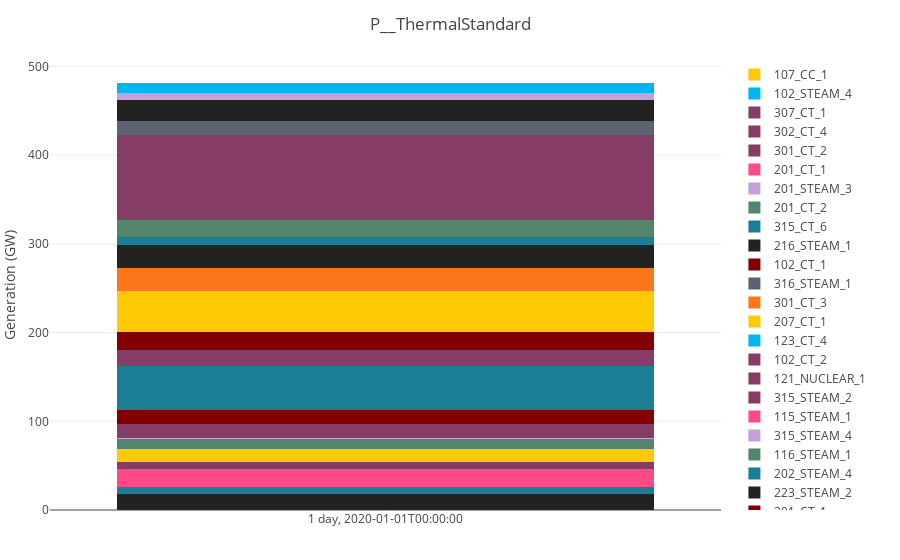
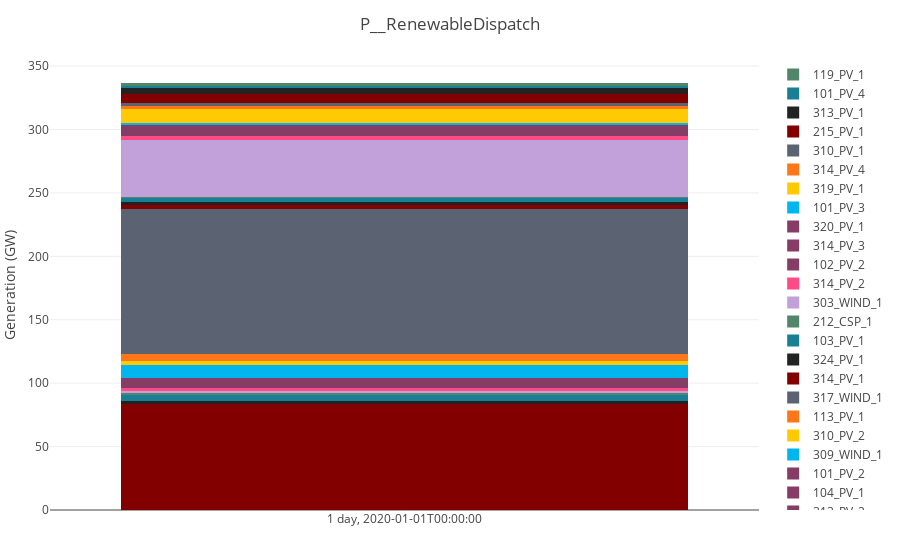
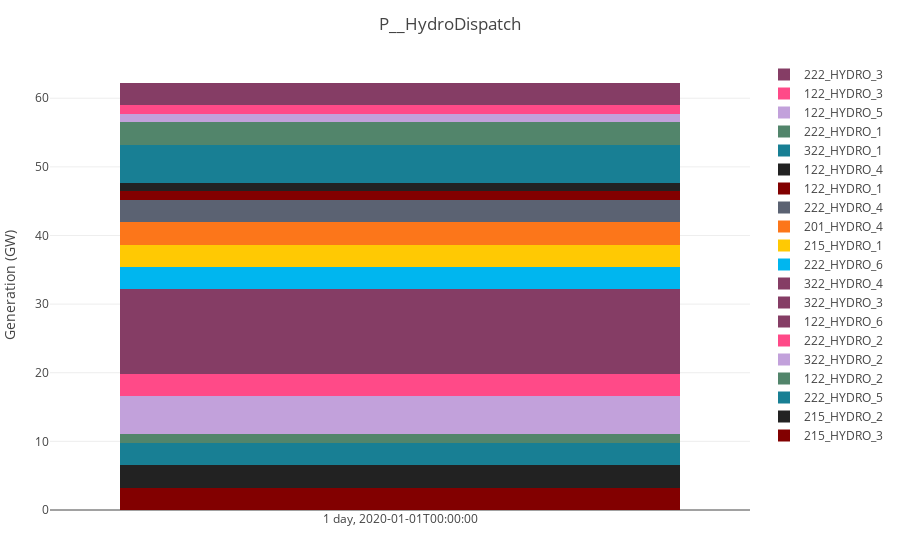
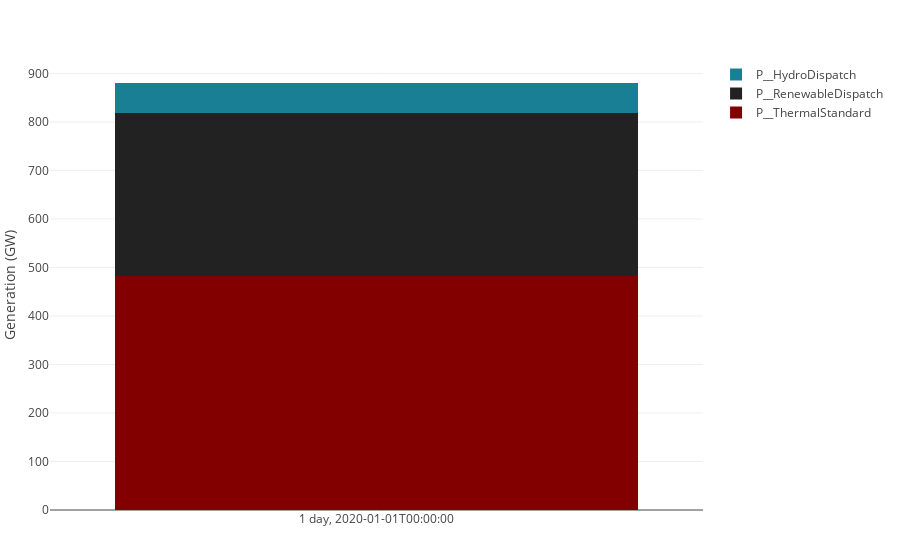

Source (notebook cell) for these figures, in order:
### Markdown cell above
Now we can create stacked bar plots that can be inspected interactively.

### Code cell
p = bar_plot(res)

### Figure 1 — Plotly figure (JSON) as saved in the notebook; plotly's stock layout.template omitted (floating-point values rounded to 4 significant figures)
{"data": [{"barmode": "stack", "marker": {"color": "rgba(130, 0, 0, 1)"}, "name": "322_CT_6", "type": "bar", "x": ["1 day, 2020-01-01T00:00:00"], "y": [0.66]}, {"barmode": "stack", "marker": {"color": "rgba(34, 34, 34, 1)"}, "name": "321_CC_1", "type": "bar", "x": ["1 day, 2020-01-01T00:00:00"], "y": [17.42]}, {"barmode": "stack", "marker": {"color": "rgba(24, 127, 148, 1)"}, "name": "202_STEAM_3", "type": "bar", "x": ["1 day, 2020-01-01T00:00:00"], "y": [8.147]}, {"barmode": "stack", "marker": {"color": "rgba(82, 133, 107, 1)"}, "name": "315_STEAM_1", "type": "bar", "x": ["1 day, 2020-01-01T00:00:00"], "y": [0]}, {"barmode": "stack", "marker": {"color": "rgba(194, 161, 219, 1)"}, "name": "223_CT_4", "type": "bar", "x": ["1 day, 2020-01-01T00:00:00"], "y": [0]}, {"barmode": "stack", "marker": {"color": "rgba(255, 74, 136, 1)"}, "name": "123_STEAM_2", "type": "bar", "x": ["1 day, 2020-01-01T00:00:00"], "y": [20.46]}, {"barmode": "stack", "marker": {"color": "rgba(133, 61, 101, 1)"}, "name": "213_CT_1", "type": "bar", "x": ["1 day, 2020-01-01T00:00:00"], "y": [0]}, {"barmode": "stack", "marker": {"color": "rgba(133, 61, 101, 1)"}, "name": "223_CT_6", "type": "bar", "x": ["1 day, 2020-01-01T00:00:00"], "y": [0]}, {"barmode": "stack", "marker": {"color": "rgba(133, 61, 101, 1)"}, "name": "313_CC_1", "type": "bar", "x": ["1 day, 2020-01-01T00:00:00"], "y": [6.95]}, {"barmode": "stack", "marker": {"color": "rgba(0, 182, 239, 1)"}, "name": "202_CT_2", "type": "bar", "x": ["1 day, 2020-01-01T00:00:00"], "y": [0]}, {"barmode": "stack", "marker": {"color": "rgba(255, 201, 3, 1)"}, "name": "101_STEAM_3", "type": "bar", "x": ["1 day, 2020-01-01T00:00:00"], "y": [14.85]}, {"barmode": "stack", "marker": {"color": "rgba(252, 118, 26, 1)"}, "name": "302_CT_1", "type": "bar", "x": ["1 day, 2020-01-01T00:00:00"], "y": [0]}, {"barmode": "stack", "marker": {"color": "rgba(91, 98, 114, 1)"}, "name": "123_CT_1", "type": "bar", "x": ["1 day, 2020-01-01T00:00:00"], "y": [0]}, {"barmode": "stack", "marker": {"color": "rgba(130, 0, 0, 1)"}, "name": "113_CT_3", "type": "bar", "x": ["1 day, 2020-01-01T00:00:00"], "y": [0]}, {"barmode": "stack", "marker": {"color": "rgba(34, 34, 34, 1)"}, "name": "302_CT_3", "type": "bar", "x": ["1 day, 2020-01-01T00:00:00"], "y": [0]}, {"barmode": "stack", "marker": {"color": "rgba(24, 127, 148, 1)"}, "name": "215_CT_4", "type": "bar", "x": ["1 day, 2020-01-01T00:00:00"], "y": [0]}, {"barmode": "stack", "marker": {"color": "rgba(82, 133, 107, 1)"}, "name": "102_STEAM_3", "type": "bar", "x": ["1 day, 2020-01-01T00:00:00"], "y": [12.11]}, {"barmode": "stack", "marker": {"color": "rgba(194, 161, 219, 1)"}, "name": "301_CT_4", "type": "bar", "x": ["1 day, 2020-01-01T00:00:00"], "y": [0.66]}, {"barmode": "stack", "marker": {"color": "rgba(255, 74, 136, 1)"}, "name": "202_CT_1", "type": "bar", "x": ["1 day, 2020-01-01T00:00:00"], "y": [0]}, {"barmode": "stack", "marker": {"color": "rgba(133, 61, 101, 1)"}, "name": "113_CT_2", "type": "bar", "x": ["1 day, 2020-01-01T00:00:00"], "y": [0]}, {"barmode": "stack", "marker": {"color": "rgba(133, 61, 101, 1)"}, "name": "221_CC_1", "type": "bar", "x": ["1 day, 2020-01-01T00:00:00"], "y": [16.16]}, {"barmode": "stack", "marker": {"color": "rgba(133, 61, 101, 1)"}, "name": "223_CT_5", "type": "bar", "x": ["1 day, 2020-01-01T00:00:00"], "y": [0]}, {"barmode": "stack", "marker": {"color": "rgba(0, 182, 239, 1)"}, "name": "315_CT_7", "type": "bar", "x": ["1 day, 2020-01-01T00:00:00"], "y": [0]}, {"barmode": "stack", "marker": {"color": "rgba(255, 201, 3, 1)"}, "name": "215_CT_5", "type": "bar", "x": ["1 day, 2020-01-01T00:00:00"], "y": [0]}, {"barmode": "stack", "marker": {"color": "rgba(252, 118, 26, 1)"}, "name": "114_SYNC_COND_1", "type": "bar", "x": ["1 day, 2020-01-01T00:00:00"], "y": [0]}, {"barmode": "stack", "marker": {"color": "rgba(91, 98, 114, 1)"}, "name": "323_CC_1", "type": "bar", "x": ["1 day, 2020-01-01T00:00:00"], "y": [0]}, {"barmode": "stack", "marker": {"color": "rgba(130, 0, 0, 1)"}, "name": "101_STEAM_4", "type": "bar", "x": ["1 day, 2020-01-01T00:00:00"], "y": [14.87]}, {"barmode": "stack", "marker": {"color": "rgba(34, 34, 34, 1)"}, "name": "113_CT_1", "type": "bar", "x": ["1 day, 2020-01-01T00:00:00"], "y": [0]}, {"barmode": "stack", "marker": {"color": "rgba(24, 127, 148, 1)"}, "name": "223_STEAM_3", "type": "bar", "x": ["1 day, 2020-01-01T00:00:00"], "y": [50.48]}, {"barmode": "stack", "marker": {"color": "rgba(82, 133, 107, 1)"}, "name": "318_CC_1", "type": "bar", "x": ["1 day, 2020-01-01T00:00:00"], "y": [0]}, {"barmode": "stack", "marker": {"color": "rgba(194, 161, 219, 1)"}, "name": "307_CT_2", "type": "bar", "x": ["1 day, 2020-01-01T00:00:00"], "y": [0]}, {"barmode": "stack", "marker": {"color": "rgba(255, 74, 136, 1)"}, "name": "213_CT_2", "type": "bar", "x": ["1 day, 2020-01-01T00:00:00"], "y": [0]}, {"barmode": "stack", "marker": {"color": "rgba(133, 61, 101, 1)"}, "name": "113_CT_4", "type": "bar", "x": ["1 day, 2020-01-01T00:00:00"], "y": [0]}, {"barmode": "stack", "marker": {"color": "rgba(133, 61, 101, 1)"}, "name": "315_STEAM_3", "type": "bar", "x": ["1 day, 2020-01-01T00:00:00"], "y": [0]}, {"barmode": "stack", "marker": {"color": "rgba(133, 61, 101, 1)"}, "name": "118_CC_1", "type": "bar", "x": ["1 day, 2020-01-01T00:00:00"], "y": [17.3]}, {"barmode": "stack", "marker": {"color": "rgba(0, 182, 239, 1)"}, "name": "315_CT_8", "type": "bar", "x": ["1 day, 2020-01-01T00:00:00"], "y": [0]}, {"barmode": "stack", "marker": {"color": "rgba(255, 201, 3, 1)"}, "name": "302_CT_2", "type": "bar", "x": ["1 day, 2020-01-01T00:00:00"], "y": [0]}, {"barmode": "stack", "marker": {"color": "rgba(252, 118, 26, 1)"}, "name": "218_CC_1", "type": "bar", "x": ["1 day, 2020-01-01T00:00:00"], "y": [0]}, {"barmode": "stack", "marker": {"color": "rgba(91, 98, 114, 1)"}, "name": "213_CC_3", "type": "bar", "x": ["1 day, 2020-01-01T00:00:00"], "y": [0]}, {"barmode": "stack", "marker": {"color": "rgba(130, 0, 0, 1)"}, "name": "115_STEAM_3", "type": "bar", "x": ["1 day, 2020-01-01T00:00:00"], "y": [20.16]}, {"barmode": "stack", "marker": {"color": "rgba(34, 34, 34, 1)"}, "name": "323_CC_2", "type": "bar", "x": ["1 day, 2020-01-01T00:00:00"], "y": [0]}, {"barmode": "stack", "marker": {"color": "rgba(24, 127, 148, 1)"}, "name": "101_CT_1", "type": "bar", "x": ["1 day, 2020-01-01T00:00:00"], "y": [0.08]}, {"barmode": "stack", "marker": {"color": "rgba(82, 133, 107, 1)"}, "name": "115_STEAM_2", "type": "bar", "x": ["1 day, 2020-01-01T00:00:00"], "y": [0]}, {"barmode": "stack", "marker": {"color": "rgba(194, 161, 219, 1)"}, "name": "314_SYNC_COND_1", "type": "bar", "x": ["1 day, 2020-01-01T00:00:00"], "y": [0]}, {"barmode": "stack", "marker": {"color": "rgba(255, 74, 136, 1)"}, "name": "101_CT_2", "type": "bar", "x": ["1 day, 2020-01-01T00:00:00"], "y": [0.08]}, {"barmode": "stack", "marker": {"color": "rgba(133, 61, 101, 1)"}, "name": "322_CT_5", "type": "bar", "x": ["1 day, 2020-01-01T00:00:00"], "y": [0]}, {"barmode": "stack", "marker": {"color": "rgba(133, 61, 101, 1)"}, "name": "214_SYNC_COND_1", "type": "bar", "x": ["1 day, 2020-01-01T00:00:00"], "y": [0]}, {"barmode": "stack", "marker": {"color": "rgba(133, 61, 101, 1)"}, "name": "315_STEAM_5", "type": "bar", "x": ["1 day, 2020-01-01T00:00:00"], "y": [0]}, {"barmode": "stack", "marker": {"color": "rgba(0, 182, 239, 1)"}, "name": "207_CT_2", "type": "bar", "x": ["1 day, 2020-01-01T00:00:00"], "y": [0]}, {"barmode": "stack", "marker": {"color": "rgba(255, 201, 3, 1)"}, "name": "123_STEAM_3", "type": "bar", "x": ["1 day, 2020-01-01T00:00:00"], "y": [46.05]}, {"barmode": "stack", "marker": {"color": "rgba(252, 118, 26, 1)"}, "name": "223_STEAM_1", "type": "bar", "x": ["1 day, 2020-01-01T00:00:00"], "y": [25.89]}, {"barmode": "stack", "marker": {"color": "rgba(91, 98, 114, 1)"}, "name": "123_CT_5", "type": "bar", "x": ["1 day, 2020-01-01T00:00:00"], "y": [0]}, {"barmode": "stack", "marker": {"color": "rgba(130, 0, 0, 1)"}, "name": "301_CT_1", "type": "bar", "x": ["1 day, 2020-01-01T00:00:00"], "y": [0.08]}, {"barmode": "stack", "marker": {"color": "rgba(34, 34, 34, 1)"}, "name": "223_STEAM_2", "type": "bar", "x": ["1 day, 2020-01-01T00:00:00"], "y": [25.94]}, {"barmode": "stack", "marker": {"color": "rgba(24, 127, 148, 1)"}, "name": "202_STEAM_4", "type": "bar", "x": ["1 day, 2020-01-01T00:00:00"], "y": [9.36]}, {"barmode": "stack", "marker": {"color": "rgba(82, 133, 107, 1)"}, "name": "116_STEAM_1", "type": "bar", "x": ["1 day, 2020-01-01T00:00:00"], "y": [18.99]}, {"barmode": "stack", "marker": {"color": "rgba(194, 161, 219, 1)"}, "name": "315_STEAM_4", "type": "bar", "x": ["1 day, 2020-01-01T00:00:00"], "y": [0]}, {"barmode": "stack", "marker": {"color": "rgba(255, 74, 136, 1)"}, "name": "115_STEAM_1", "type": "bar", "x": ["1 day, 2020-01-01T00:00:00"], "y": [0]}, {"barmode": "stack", "marker": {"color": "rgba(133, 61, 101, 1)"}, "name": "315_STEAM_2", "type": "bar", "x": ["1 day, 2020-01-01T00:00:00"], "y": [0]}, {"barmode": "stack", "marker": {"color": "rgba(133, 61, 101, 1)"}, "name": "121_NUCLEAR_1", "type": "bar", "x": ["1 day, 2020-01-01T00:00:00"], "y": [96.0]}, {"barmode": "stack", "marker": {"color": "rgba(133, 61, 101, 1)"}, "name": "102_CT_2", "type": "bar", "x": ["1 day, 2020-01-01T00:00:00"], "y": [0]}, {"barmode": "stack", "marker": {"color": "rgba(0, 182, 239, 1)"}, "name": "123_CT_4", "type": "bar", "x": ["1 day, 2020-01-01T00:00:00"], "y": [0]}, {"barmode": "stack", "marker": {"color": "rgba(255, 201, 3, 1)"}, "name": "207_CT_1", "type": "bar", "x": ["1 day, 2020-01-01T00:00:00"], "y": [0]}, {"barmode": "stack", "marker": {"color": "rgba(252, 118, 26, 1)"}, "name": "301_CT_3", "type": "bar", "x": ["1 day, 2020-01-01T00:00:00"], "y": [0]}, {"barmode": "stack", "marker": {"color": "rgba(91, 98, 114, 1)"}, "name": "316_STEAM_1", "type": "bar", "x": ["1 day, 2020-01-01T00:00:00"], "y": [16.36]}, {"barmode": "stack", "marker": {"color": "rgba(130, 0, 0, 1)"}, "name": "102_CT_1", "type": "bar", "x": ["1 day, 2020-01-01T00:00:00"], "y": [0]}, {"barmode": "stack", "marker": {"color": "rgba(34, 34, 34, 1)"}, "name": "216_STEAM_1", "type": "bar", "x": ["1 day, 2020-01-01T00:00:00"], "y": [23.16]}, {"barmode": "stack", "marker": {"color": "rgba(24, 127, 148, 1)"}, "name": "315_CT_6", "type": "bar", "x": ["1 day, 2020-01-01T00:00:00"], "y": [0]}, {"barmode": "stack", "marker": {"color": "rgba(82, 133, 107, 1)"}, "name": "201_CT_2", "type": "bar", "x": ["1 day, 2020-01-01T00:00:00"], "y": [0]}, {"barmode": "stack", "marker": {"color": "rgba(194, 161, 219, 1)"}, "name": "201_STEAM_3", "type": "bar", "x": ["1 day, 2020-01-01T00:00:00"], "y": [7.542]}, {"barmode": "stack", "marker": {"color": "rgba(255, 74, 136, 1)"}, "name": "201_CT_1", "type": "bar", "x": ["1 day, 2020-01-01T00:00:00"], "y": [0]}, {"barmode": "stack", "marker": {"color": "rgba(133, 61, 101, 1)"}, "name": "301_CT_2", "type": "bar", "x": ["1 day, 2020-01-01T00:00:00"], "y": [0.08]}, {"barmode": "stack", "marker": {"color": "rgba(133, 61, 101, 1)"}, "name": "302_CT_4", "type": "bar", "x": ["1 day, 2020-01-01T00:00:00"], "y": [0]}, {"barmode": "stack", "marker": {"color": "rgba(133, 61, 101, 1)"}, "name": "307_CT_1", "type": "bar", "x": ["1 day, 2020-01-01T00:00:00"], "y": [0]}, {"barmode": "stack", "marker": {"color": "rgba(0, 182, 239, 1)"}, "name": "102_STEAM_4", "type": "bar", "x": ["1 day, 2020-01-01T00:00:00"], "y": [12.11]}, {"barmode": "stack", "marker": {"color": "rgba(255, 201, 3, 1)"}, "name": "107_CC_1", "type": "bar", "x": ["1 day, 2020-01-01T00:00:00"], "y": [0]}], "layout": {"barmode": "stack", "margin": {"b": 50, "l": 50, "r": 50, "t": 60}, "title": "P__ThermalStandard", "yaxis": {"title": "Generation (GW)"}}}

### Figure 2 — Plotly figure (JSON) as saved in the notebook; plotly's stock layout.template omitted (floating-point values rounded to 4 significant figures)
{"data": [{"barmode": "stack", "marker": {"color": "rgba(130, 0, 0, 1)"}, "name": "122_WIND_1", "type": "bar", "x": ["1 day, 2020-01-01T00:00:00"], "y": [83.38]}, {"barmode": "stack", "marker": {"color": "rgba(34, 34, 34, 1)"}, "name": "324_PV_3", "type": "bar", "x": ["1 day, 2020-01-01T00:00:00"], "y": [2.426]}, {"barmode": "stack", "marker": {"color": "rgba(24, 127, 148, 1)"}, "name": "312_PV_1", "type": "bar", "x": ["1 day, 2020-01-01T00:00:00"], "y": [4.849]}, {"barmode": "stack", "marker": {"color": "rgba(82, 133, 107, 1)"}, "name": "102_PV_1", "type": "bar", "x": ["1 day, 2020-01-01T00:00:00"], "y": [1.514]}, {"barmode": "stack", "marker": {"color": "rgba(194, 161, 219, 1)"}, "name": "101_PV_1", "type": "bar", "x": ["1 day, 2020-01-01T00:00:00"], "y": [1.29]}, {"barmode": "stack", "marker": {"color": "rgba(255, 74, 136, 1)"}, "name": "324_PV_2", "type": "bar", "x": ["1 day, 2020-01-01T00:00:00"], "y": [2.745]}, {"barmode": "stack", "marker": {"color": "rgba(133, 61, 101, 1)"}, "name": "313_PV_2", "type": "bar", "x": ["1 day, 2020-01-01T00:00:00"], "y": [4.838]}, {"barmode": "stack", "marker": {"color": "rgba(133, 61, 101, 1)"}, "name": "104_PV_1", "type": "bar", "x": ["1 day, 2020-01-01T00:00:00"], "y": [1.307]}, {"barmode": "stack", "marker": {"color": "rgba(133, 61, 101, 1)"}, "name": "101_PV_2", "type": "bar", "x": ["1 day, 2020-01-01T00:00:00"], "y": [1.52]}, {"barmode": "stack", "marker": {"color": "rgba(0, 182, 239, 1)"}, "name": "309_WIND_1", "type": "bar", "x": ["1 day, 2020-01-01T00:00:00"], "y": [10.76]}, {"barmode": "stack", "marker": {"color": "rgba(255, 201, 3, 1)"}, "name": "310_PV_2", "type": "bar", "x": ["1 day, 2020-01-01T00:00:00"], "y": [2.748]}, {"barmode": "stack", "marker": {"color": "rgba(252, 118, 26, 1)"}, "name": "113_PV_1", "type": "bar", "x": ["1 day, 2020-01-01T00:00:00"], "y": [5.304]}, {"barmode": "stack", "marker": {"color": "rgba(91, 98, 114, 1)"}, "name": "317_WIND_1", "type": "bar", "x": ["1 day, 2020-01-01T00:00:00"], "y": [114.9]}, {"barmode": "stack", "marker": {"color": "rgba(130, 0, 0, 1)"}, "name": "314_PV_1", "type": "bar", "x": ["1 day, 2020-01-01T00:00:00"], "y": [2.754]}, {"barmode": "stack", "marker": {"color": "rgba(34, 34, 34, 1)"}, "name": "324_PV_1", "type": "bar", "x": ["1 day, 2020-01-01T00:00:00"], "y": [2.799]}, {"barmode": "stack", "marker": {"color": "rgba(24, 127, 148, 1)"}, "name": "103_PV_1", "type": "bar", "x": ["1 day, 2020-01-01T00:00:00"], "y": [3.064]}, {"barmode": "stack", "marker": {"color": "rgba(82, 133, 107, 1)"}, "name": "212_CSP_1", "type": "bar", "x": ["1 day, 2020-01-01T00:00:00"], "y": [0.393]}, {"barmode": "stack", "marker": {"color": "rgba(194, 161, 219, 1)"}, "name": "303_WIND_1", "type": "bar", "x": ["1 day, 2020-01-01T00:00:00"], "y": [45.2]}, {"barmode": "stack", "marker": {"color": "rgba(255, 74, 136, 1)"}, "name": "314_PV_2", "type": "bar", "x": ["1 day, 2020-01-01T00:00:00"], "y": [2.881]}, {"barmode": "stack", "marker": {"color": "rgba(133, 61, 101, 1)"}, "name": "102_PV_2", "type": "bar", "x": ["1 day, 2020-01-01T00:00:00"], "y": [1.497]}, {"barmode": "stack", "marker": {"color": "rgba(133, 61, 101, 1)"}, "name": "314_PV_3", "type": "bar", "x": ["1 day, 2020-01-01T00:00:00"], "y": [4.819]}, {"barmode": "stack", "marker": {"color": "rgba(133, 61, 101, 1)"}, "name": "320_PV_1", "type": "bar", "x": ["1 day, 2020-01-01T00:00:00"], "y": [2.769]}, {"barmode": "stack", "marker": {"color": "rgba(0, 182, 239, 1)"}, "name": "101_PV_3", "type": "bar", "x": ["1 day, 2020-01-01T00:00:00"], "y": [1.346]}, {"barmode": "stack", "marker": {"color": "rgba(255, 201, 3, 1)"}, "name": "319_PV_1", "type": "bar", "x": ["1 day, 2020-01-01T00:00:00"], "y": [10.74]}, {"barmode": "stack", "marker": {"color": "rgba(252, 118, 26, 1)"}, "name": "314_PV_4", "type": "bar", "x": ["1 day, 2020-01-01T00:00:00"], "y": [2.88]}, {"barmode": "stack", "marker": {"color": "rgba(91, 98, 114, 1)"}, "name": "310_PV_1", "type": "bar", "x": ["1 day, 2020-01-01T00:00:00"], "y": [2.404]}, {"barmode": "stack", "marker": {"color": "rgba(130, 0, 0, 1)"}, "name": "215_PV_1", "type": "bar", "x": ["1 day, 2020-01-01T00:00:00"], "y": [6.819]}, {"barmode": "stack", "marker": {"color": "rgba(34, 34, 34, 1)"}, "name": "313_PV_1", "type": "bar", "x": ["1 day, 2020-01-01T00:00:00"], "y": [4.642]}, {"barmode": "stack", "marker": {"color": "rgba(24, 127, 148, 1)"}, "name": "101_PV_4", "type": "bar", "x": ["1 day, 2020-01-01T00:00:00"], "y": [1.507]}, {"barmode": "stack", "marker": {"color": "rgba(82, 133, 107, 1)"}, "name": "119_PV_1", "type": "bar", "x": ["1 day, 2020-01-01T00:00:00"], "y": [2.975]}], "layout": {"barmode": "stack", "margin": {"b": 50, "l": 50, "r": 50, "t": 60}, "title": "P__RenewableDispatch", "yaxis": {"title": "Generation (GW)"}}}

### Figure 3 — Plotly figure (JSON) as saved in the notebook; plotly's stock layout.template omitted (floating-point values rounded to 4 significant figures)
{"data": [{"barmode": "stack", "marker": {"color": "rgba(130, 0, 0, 1)"}, "name": "215_HYDRO_3", "type": "bar", "x": ["1 day, 2020-01-01T00:00:00"], "y": [3.26]}, {"barmode": "stack", "marker": {"color": "rgba(34, 34, 34, 1)"}, "name": "215_HYDRO_2", "type": "bar", "x": ["1 day, 2020-01-01T00:00:00"], "y": [3.26]}, {"barmode": "stack", "marker": {"color": "rgba(24, 127, 148, 1)"}, "name": "222_HYDRO_5", "type": "bar", "x": ["1 day, 2020-01-01T00:00:00"], "y": [3.26]}, {"barmode": "stack", "marker": {"color": "rgba(82, 133, 107, 1)"}, "name": "122_HYDRO_2", "type": "bar", "x": ["1 day, 2020-01-01T00:00:00"], "y": [1.265]}, {"barmode": "stack", "marker": {"color": "rgba(194, 161, 219, 1)"}, "name": "322_HYDRO_2", "type": "bar", "x": ["1 day, 2020-01-01T00:00:00"], "y": [5.525]}, {"barmode": "stack", "marker": {"color": "rgba(255, 74, 136, 1)"}, "name": "222_HYDRO_2", "type": "bar", "x": ["1 day, 2020-01-01T00:00:00"], "y": [3.26]}, {"barmode": "stack", "marker": {"color": "rgba(133, 61, 101, 1)"}, "name": "122_HYDRO_6", "type": "bar", "x": ["1 day, 2020-01-01T00:00:00"], "y": [1.265]}, {"barmode": "stack", "marker": {"color": "rgba(133, 61, 101, 1)"}, "name": "322_HYDRO_3", "type": "bar", "x": ["1 day, 2020-01-01T00:00:00"], "y": [5.525]}, {"barmode": "stack", "marker": {"color": "rgba(133, 61, 101, 1)"}, "name": "322_HYDRO_4", "type": "bar", "x": ["1 day, 2020-01-01T00:00:00"], "y": [5.525]}, {"barmode": "stack", "marker": {"color": "rgba(0, 182, 239, 1)"}, "name": "222_HYDRO_6", "type": "bar", "x": ["1 day, 2020-01-01T00:00:00"], "y": [3.26]}, {"barmode": "stack", "marker": {"color": "rgba(255, 201, 3, 1)"}, "name": "215_HYDRO_1", "type": "bar", "x": ["1 day, 2020-01-01T00:00:00"], "y": [3.26]}, {"barmode": "stack", "marker": {"color": "rgba(252, 118, 26, 1)"}, "name": "201_HYDRO_4", "type": "bar", "x": ["1 day, 2020-01-01T00:00:00"], "y": [3.26]}, {"barmode": "stack", "marker": {"color": "rgba(91, 98, 114, 1)"}, "name": "222_HYDRO_4", "type": "bar", "x": ["1 day, 2020-01-01T00:00:00"], "y": [3.26]}, {"barmode": "stack", "marker": {"color": "rgba(130, 0, 0, 1)"}, "name": "122_HYDRO_1", "type": "bar", "x": ["1 day, 2020-01-01T00:00:00"], "y": [1.265]}, {"barmode": "stack", "marker": {"color": "rgba(34, 34, 34, 1)"}, "name": "122_HYDRO_4", "type": "bar", "x": ["1 day, 2020-01-01T00:00:00"], "y": [1.265]}, {"barmode": "stack", "marker": {"color": "rgba(24, 127, 148, 1)"}, "name": "322_HYDRO_1", "type": "bar", "x": ["1 day, 2020-01-01T00:00:00"], "y": [5.525]}, {"barmode": "stack", "marker": {"color": "rgba(82, 133, 107, 1)"}, "name": "222_HYDRO_1", "type": "bar", "x": ["1 day, 2020-01-01T00:00:00"], "y": [3.26]}, {"barmode": "stack", "marker": {"color": "rgba(194, 161, 219, 1)"}, "name": "122_HYDRO_5", "type": "bar", "x": ["1 day, 2020-01-01T00:00:00"], "y": [1.265]}, {"barmode": "stack", "marker": {"color": "rgba(255, 74, 136, 1)"}, "name": "122_HYDRO_3", "type": "bar", "x": ["1 day, 2020-01-01T00:00:00"], "y": [1.265]}, {"barmode": "stack", "marker": {"color": "rgba(133, 61, 101, 1)"}, "name": "222_HYDRO_3", "type": "bar", "x": ["1 day, 2020-01-01T00:00:00"], "y": [3.26]}], "layout": {"barmode": "stack", "margin": {"b": 50, "l": 50, "r": 50, "t": 60}, "title": "P__HydroDispatch", "yaxis": {"title": "Generation (GW)"}}}

### Figure 4 — Plotly figure (JSON) as saved in the notebook; plotly's stock layout.template omitted (floating-point values rounded to 4 significant figures)
{"data": [{"marker": {"color": "rgba(130, 0, 0, 1)"}, "name": "P__ThermalStandard", "type": "bar", "x": ["1 day, 2020-01-01T00:00:00"], "y": [481.9]}, {"marker": {"color": "rgba(34, 34, 34, 1)"}, "name": "P__RenewableDispatch", "type": "bar", "x": ["1 day, 2020-01-01T00:00:00"], "y": [337.1]}, {"marker": {"color": "rgba(24, 127, 148, 1)"}, "name": "P__HydroDispatch", "type": "bar", "x": ["1 day, 2020-01-01T00:00:00"], "y": [62.29]}], "layout": {"barmode": "stack", "color": ["rgba(130, 0, 0, 1)", "rgba(34, 34, 34, 1)", "rgba(24, 127, 148, 1)"], "margin": {"b": 50, "l": 50, "r": 50, "t": 60}, "title": " ", "yaxis": {"title": "Generation (GW)"}}}
